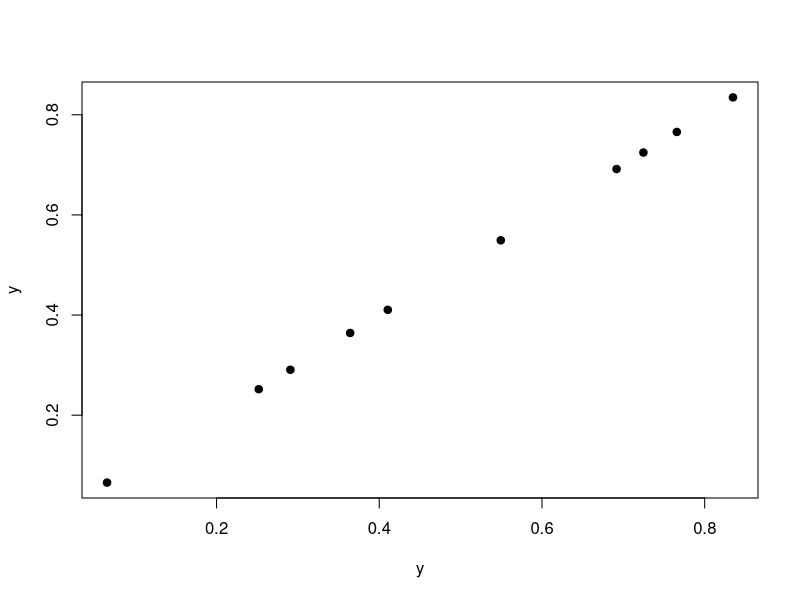
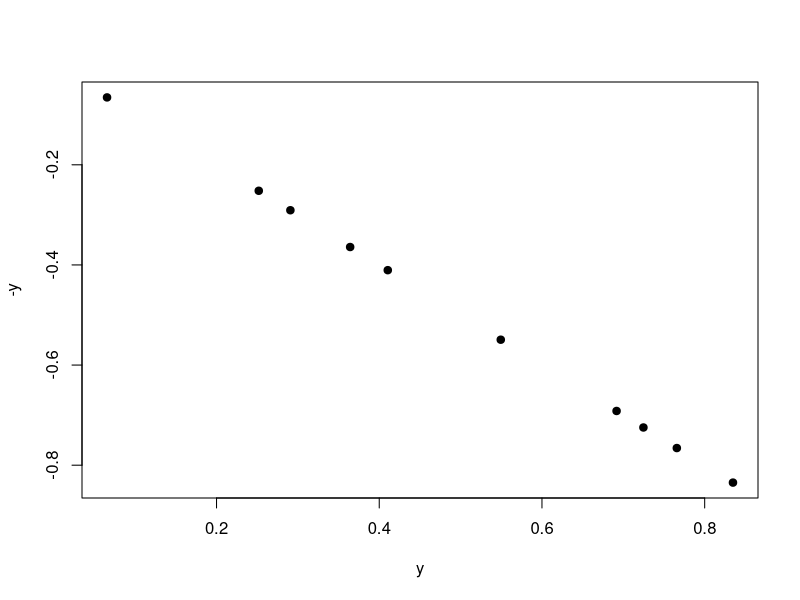
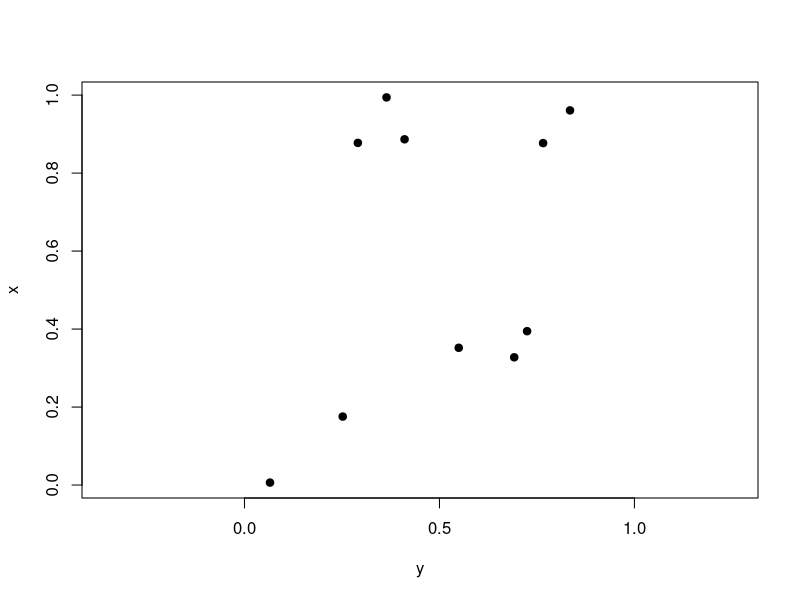
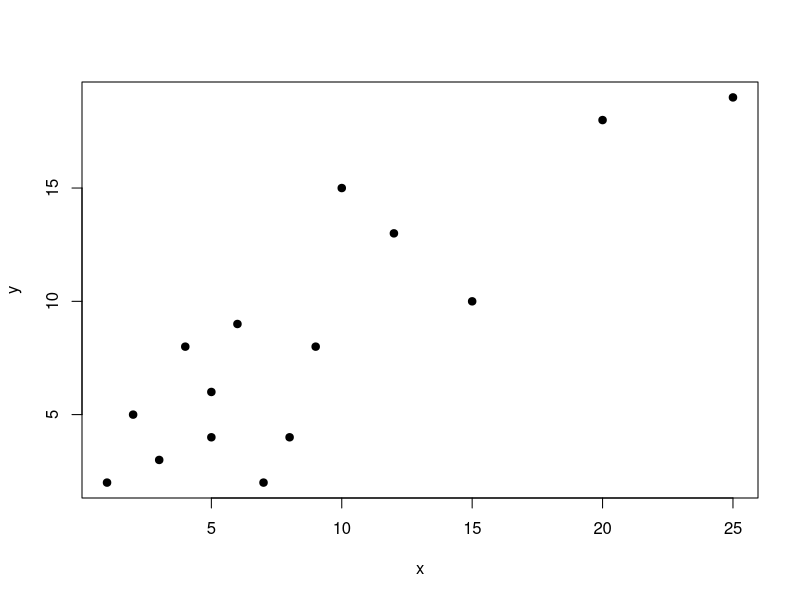
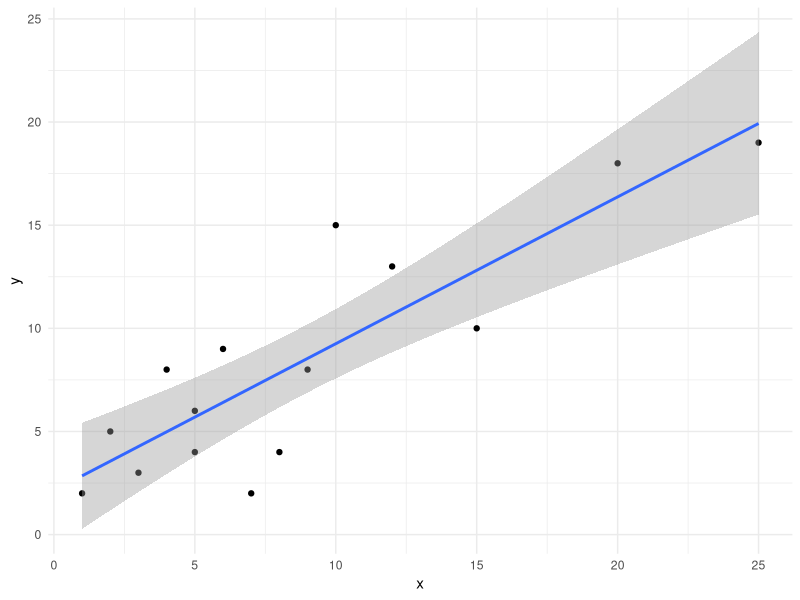
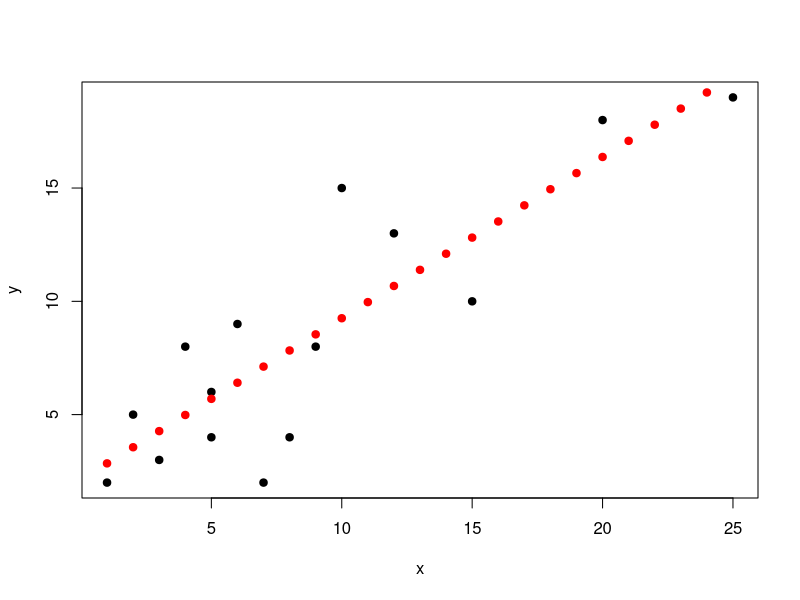

Generate these figures, in order, with R:
## ---- chunk 1
# load required libraries

library(tidyverse)
## ---- chunk 2
### ILLUSTRATIVE PURPOSES ONLY

# create two random uniform distributions
y <- runif(10)
x <- runif(10)
## ---- chunk 3
plot(y, y, pch = 19)
## ---- chunk 4
cor(y, y)
## ---- chunk 5
plot(y, -y, pch = 19)
## ---- chunk 6
cor(y, -y)
## ---- chunk 7
plot(y, x, 
     pch = 19, 
     asp = 1) # aspect ratio
## ---- chunk 8
cor(y, x) %>% 
  round(2)
## ---- chunk 9
set.seed(8675309)

### EXAMPLE DATA
x <- c(1,2,5,3,4,5,8,7,9,6,10,12,15,20,25)
y <- c(2,5,4,3,8,6,4,2,8,9,15,13,10,18,19)

plot(x, y, pch = 19)
## ---- chunk 10
cor(x, y, method = "pearson") %>% 
  round(2)
## ---- chunk 11
biol305_cor <- function(x=NA, y=NA, method = "pearson"){
  if(is.data.frame(x)==T){
    if(ncol(x)==2){
      r <- cor(x[,1], x[,2], method = method)
    }else{
      r <- cor(x, method = method)
    }

    r2 <- r
    r[r==1|r==-1] <- 0
    
    n <- 2*nrow(x)
  }else{
    r <- cor(x, y, method = method)
    
    n <- 2*length(x)
  }
  
  t_val <- r*sqrt((n-2)/(1-r^2))
  
  p <- pt(t_val, df = n - 2)
  
  p[p > 0.5] <- 1 - p[p > 0.5]
  p[p > 0.005] <- round(p[p > 0.005],2)
  p[p > 0.0005] <- round(p[p > 0.0005],3)
  p[p > 0.00005] <- round(p[p > 0.00005],4)
  p[p < 0.00005] <- "< 0.0001"
  
  if(is.data.frame(x)==T){
    print("Correlation:")
    print(round(r, 2))
    if(ncol(x) == 2){
      print(paste0("Degrees of freedom: ", n - 2))
      print(paste0("t value: ", round(t_val, 2)))
      print(paste0("P value: ", p))
    }
    if(ncol(x) > 2){
      print(paste0("Degrees of freedom: ", n - 2))
      print("")
      print("t value: ")
      print(round(t_val, 2))
      print("")
      print("P value: ")
      print(p)
    }
  }else{
    print(paste0("Correlation: ", round(r, 2)))
    print(paste0("Degrees of freedom: ", n - 2))
    print(paste0("t value: ", round(t_val, 2)))
    print(paste0("P value: ", p))
  }
}
## ---- chunk 12
biol305_cor(x, y, method = "pearson")
## ---- chunk 13
xy_linear <- lm(y ~ x)

summary(xy_linear)
## ---- chunk 14
data <- data.frame(x, y)

data
## ---- chunk 15
ggplot(data, aes(x = x, y = y)) +
  geom_point() +
  stat_smooth(method = "lm") + 
  theme_minimal()
## ---- chunk 16
# must be in data frame format
test_data <- data.frame(1:25)

colnames(test_data) <- "x" # must be same as explanatory in data

predict(xy_linear, test_data)
## ---- chunk 17
plot(x, y, pch = 19)
points(1:25, as.numeric(predict(xy_linear, test_data)),
       pch = 19, col = "red")
